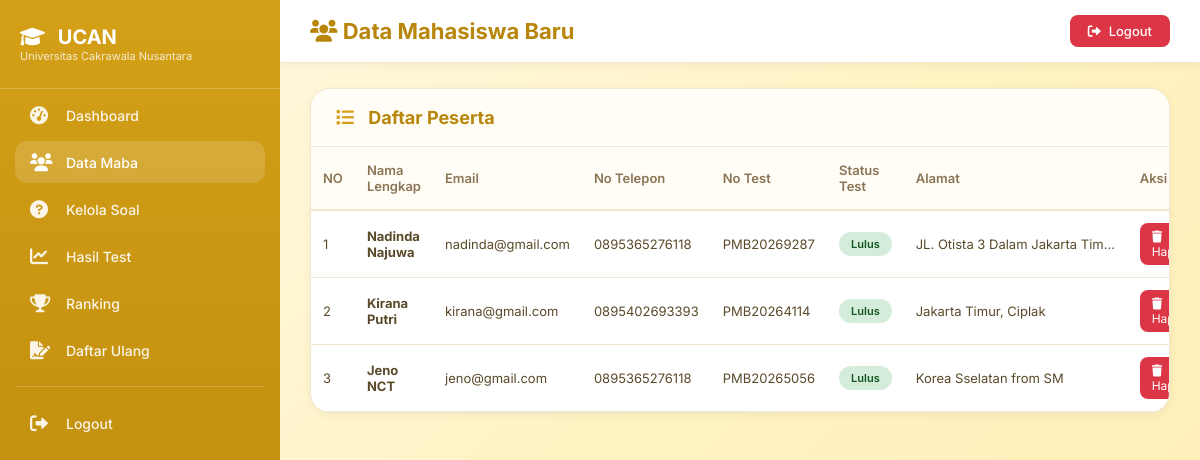
Page /pembe/admin/maba.php (signed in) on the committed database.
### tables this page shows
CREATE TABLE `users` (
  `id` int(11) NOT NULL,
  `email` varchar(100) DEFAULT NULL,
  `password` varchar(255) DEFAULT NULL,
  `role` varchar(20) DEFAULT NULL,
  `no_test` varchar(20) DEFAULT NULL,
  `status_test` varchar(20) DEFAULT NULL,
  `nim` varchar(20) DEFAULT NULL,
  `foto` varchar(255) DEFAULT NULL,
  `nama_lengkap` varchar(100) DEFAULT NULL,
  `no_telp` varchar(20) DEFAULT NULL,
  `alamat` text DEFAULT NULL,
  `jurusan` varchar(50) DEFAULT NULL
);

### pembe/admin/maba.php (the view, shortened to what this page needs)
<?php
$host = 'localhost';
$dbname = 'pembe';
$user = 'root';
$pass = '';
$conn = mysqli_connect($host, $user, $pass, $dbname);
$query = "SELECT * FROM users WHERE role = 'user' ORDER BY id DESC";
$result = mysqli_query($conn, $query);
$users_list = [];
if ($result && mysqli_num_rows($result) > 0) {
    while ($row = mysqli_fetch_assoc($result)) {
        $users_list[] = $row;
    }
}
function getStatusBadge($status) {
    switch($status) {
        case 'lulus':
            return '<span class="badge badge-success">Lulus</span>';
    }
}
?>
<!DOCTYPE html>
<html lang="id">
<head>
    <link rel="stylesheet" href="https://cdnjs.cloudflare.com/ajax/libs/font-awesome/6.0.0-beta3/css/all.min.css">
</head>
<body>
    <div class="sidebar">
        <div class="sidebar-header">
            <h3><i class="fas fa-graduation-cap"></i> UCAN</h3>
            <p>Universitas Cakrawala Nusantara</p>
        </div>
        <div class="sidebar-menu">
            <a href="dashboard.php" class="menu-item"><i class="fas fa-tachometer-alt"></i><span>Dashboard</span></a>
            <a href="maba.php" class="menu-item active"><i class="fas fa-users"></i><span>Data Maba</span></a>
            <a href="soal.php" class="menu-item"><i class="fas fa-question-circle"></i><span>Kelola Soal</span></a>
            <a href="hasil.php" class="menu-item"><i class="fas fa-chart-line"></i><span>Hasil Test</span></a>
            <a href="ranking.php" class="menu-item"><i class="fas fa-trophy"></i><span>Ranking</span></a>
            <a href="daftar_ulang.php" class="menu-item"><i class="fas fa-file-signature"></i><span>Daftar Ulang</span></a>
            <div class="menu-divider"></div>
            <a href="logout.php" class="menu-item"><i class="fas fa-sign-out-alt"></i><span>Logout</span></a>
        </div>
    </div>
    <div class="main-content">
        <div class="top-header">
            <div class="page-title">
                <h2><i class="fas fa-users"></i> Data Mahasiswa Baru</h2>
            </div>
            <a href="logout.php" class="logout-btn"><i class="fas fa-sign-out-alt"></i> Logout</a>
        </div>
        <div class="container">
            <div class="card">
                <div class="card-header">
                    <h3><i class="fas fa-list"></i> Daftar Peserta</h3>
                </div>
                <div class="card-body">
                    <?php if (count($users_list) > 0): ?>
                        <table class="data-table">
                            <thead>
                                <tr>
                                    <th>NO</th>
                                    <th>Nama Lengkap</th>
                                    <th>Email</th>
                                    <th>No Telepon</th>
                                    <th>No Test</th>
                                    <th>Status Test</th>
                                    <th>Alamat</th>
                                    <th>Aksi</th>
                                </tr>
                            </thead>
                            <tbody>
                                <?php $no = 1; foreach ($users_list as $u): ?>
                                <tr>
                                    <td><?php echo $no++; ?>
                                    <td><strong><?php echo htmlspecialchars($u['nama_lengkap'] ?? '-'); ?></strong></td>
                                    <td><?php echo htmlspecialchars($u['email']); ?></td>
                                    <td><?php echo htmlspecialchars($u['no_telp'] ?? '-'); ?></td>
                                    <td><?php echo htmlspecialchars($u['no_test'] ?? '-'); ?></td>
                                    <td><?php echo getStatusBadge($u['status_test'] ?? 'proses'); ?></td>
                                    <td>
                                        <span class="alamat-text" title="<?php echo htmlspecialchars($u['alamat'] ?? '-'); ?>">
                                            <?php echo htmlspecialchars($u['alamat'] ?? '-'); ?>
                                        </span>
                                     </div>
                                    <td>
                                        <a href="?hapus=<?php echo $u['id']; ?>" class="btn-delete" onclick="return confirm('Yakin ingin menghapus data <?php echo htmlspecialchars($u['nama_lengkap']); ?>?\n\nData akan dihapus dari:\n- Data Maba\n- Hasil Test\n- Ranking\n- Daftar Ulang')">
                                            <i class="fas fa-trash"></i> Hapus
                                        </a>
                                     </div>
                                <?php endforeach; ?>
                    <?php endif; ?>
</body>
</html>

### pembe/admin/maba.php (style rules this page uses)
* { margin: 0; padding: 0; box-sizing: border-box; }
body { font-family: 'Inter', sans-serif; background: linear-gradient(135deg, #FFF9E6 0%, #FFF3C4 50%, #FFECB3 100%); min-height: 100vh; }
.sidebar { position: fixed; left: 0; top: 0; width: 280px; height: 100vh; background: linear-gradient(180deg, #D4A017 0%, #B8860B 100%); color: white; overflow-y: auto; z-index: 100; }
.sidebar-header { padding: 25px 20px; border-bottom: 1px solid rgba(255,255,255,0.2); }
.sidebar-header h3 { font-size: 20px; font-weight: 700; }
.sidebar-header h3 i { margin-right: 8px; }
.sidebar-header p { font-size: 11px; opacity: 0.8; }
.sidebar-menu { padding: 0 15px; }
.menu-item { display: flex; align-items: center; gap: 12px; padding: 12px 15px; margin: 5px 0; border-radius: 12px; color: rgba(255,255,255,0.9); text-decoration: none; transition: all 0.3s; }
.menu-item i { width: 24px; font-size: 18px; }
.menu-item span { font-size: 14px; font-weight: 500; }
.menu-item:hover, .menu-item.active { background: rgba(255,255,255,0.15); color: white; }
.menu-divider { height: 1px; background: rgba(255,255,255,0.2); margin: 15px 0; }
.main-content { margin-left: 280px; min-height: 100vh; }
.top-header { background: white; padding: 15px 30px; display: flex; justify-content: space-between; align-items: center; box-shadow: 0 2px 10px rgba(0,0,0,0.05); position: sticky; top: 0; z-index: 99; border-bottom: 1px solid #F0E6D2; }
.page-title h2 { font-size: 22px; font-weight: 700; color: #B8860B; }
.logout-btn { background: #dc3545; color: white; padding: 8px 18px; border-radius: 8px; text-decoration: none; font-size: 13px; font-weight: 500; display: inline-flex; align-items: center; gap: 8px; }
.container { padding: 25px 30px; }
.card { background: white; border-radius: 20px; box-shadow: 0 2px 10px rgba(0,0,0,0.05); margin-bottom: 30px; overflow: hidden; border: 1px solid #F0E6D2; }
.card-header { padding: 18px 25px; border-bottom: 1px solid #F0E6D2; background: #FFFDF5; }
.card-header h3 { font-size: 18px; font-weight: 700; color: #B8860B; }
.card-header h3 i { margin-right: 10px; color: #D4A017; }
.data-table { width: 100%; border-collapse: collapse; }
.data-table th { text-align: left; padding: 15px 12px; background: #FFFDF5; font-weight: 600; font-size: 13px; color: #8B7355; border-bottom: 2px solid #F0E6D2; }
.data-table td { padding: 12px; font-size: 13px; border-bottom: 1px solid #F0E6D2; vertical-align: middle; color: #5a4a2a; }
.badge { display: inline-block; padding: 5px 12px; border-radius: 20px; font-size: 11px; font-weight: 600; }
.badge-success { background: #d4edda; color: #155724; }
.btn-delete { background: #dc3545; color: white; padding: 6px 12px; border-radius: 8px; text-decoration: none; font-size: 12px; display: inline-block; transition: all 0.2s; }
.alamat-text { max-width: 200px; white-space: nowrap; overflow: hidden; text-overflow: ellipsis; display: block; }

### rows in the picture
users: nama_lengkap "Nadinda Najuwa", email "nadinda@gmail.com", no_telp "0895365276118", no_test "PMB20269287", status_test "Lulus", alamat "JL. Otista 3 Dalam Jakarta Timur"
users: nama_lengkap "Kirana Putri", email "kirana@gmail.com", no_telp "0895402693393", no_test "PMB20264114", status_test "Lulus", alamat "Jakarta Timur, Ciplak"
users: nama_lengkap "Jeno NCT", email "jeno@gmail.com", no_telp "0895365276118", no_test "PMB20265056", status_test "Lulus", alamat "Korea Sselatan from SM"
